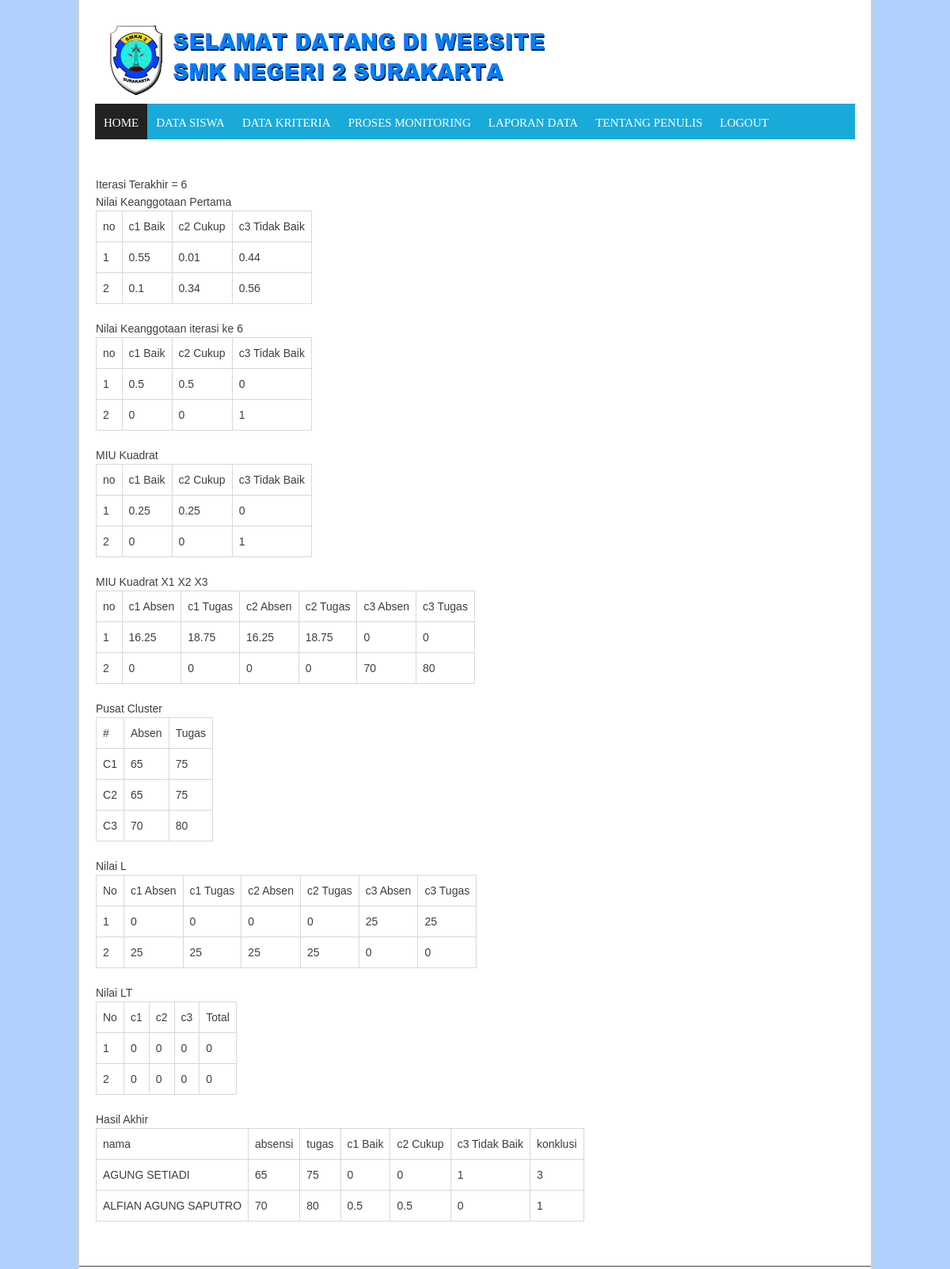
/master/perhitungan.php (signed in), run on the app's committed database.
### tables this page shows
CREATE TABLE IF NOT EXISTS `tbtesting` (
  `idtesting` int(10) NOT NULL AUTO_INCREMENT,
  `nis` varchar(30) DEFAULT NULL,
  `nama` varchar(30) NOT NULL,
  `absensi` float DEFAULT NULL,
  `tugas` float DEFAULT NULL,
  PRIMARY KEY (`idtesting`) USING BTREE
);

### master/perhitungan.php (the view, shortened to what this page needs)
<?php include "admin_header.php"?>
<?php
$mark=array();
$mark1=array();
$random=array();
$count=1;
$data_siswa=array();
$random_uik_awal=array();
$random_uik_iter=array();
$random_uik=array();
$uikv2=array();
$tampung=array();
$tampung2=array();
$matrix=array();
$uikvxij=array();
$newcluster=array();
$cluster=array();
$totalcluster=array();
$ptotal=array();
$bowl=array();
$cluster_tampil=array();
$iterfinale=0;
$query_mysql =  mysqli_query($connect,"SELECT * FROM tbtesting")or die(mysql_error());
  while($data = mysqli_fetch_array($query_mysql)){
  	$data_siswa[$count][1]=$data['idtesting'];
  	$data_siswa[$count][2]=$data['nis'];
  	$data_siswa[$count][3]=$data['nama'];
  	$data_siswa[$count][4]=$data['absensi'];
  	$data_siswa[$count][5]=$data['tugas'];
  	$count=$count+1;
  }
  for ($i=1; $i <=count($data_siswa) ; $i++) {
    $mark[$i]=$data_siswa[$i][4]+$data_siswa[$i][5];
  	$matrix[$i][1] = $data_siswa[$i][4];
  	$matrix[$i][2] = $data_siswa[$i][5];
  }
$top_mark = array_search(max($mark),$mark);
$low_mark = array_search(min($mark),$mark);
$cluster_count=3;
$max_iter=10000;
$min_error=0.00001;
for ($i=1; $i <= count($matrix) ; $i++) {
  $keepChecking = true;
  while($keepChecking){
    $random[1] = rand(1, 60);
    $random[2] = rand(1, 80);
    $random[3] = rand(1, 60);
    $valuestotal = $random[1] + $random[2] + $random[3];
    if ($valuestotal === 100){
        $keepChecking = false;
    }
}
	$random_uik[$i][1] = $random[1]/100;
	$random_uik[$i][2] = $random[2]/100;
	$random_uik[$i][3] = $random[3]/100;
	$random_uik_awal[$i][1] = $random_uik[$i][1];
	$random_uik_awal[$i][2] = $random_uik[$i][2];
	$random_uik_awal[$i][3] = $random_uik[$i][3];
}
for ($iter=1; $iter <=$max_iter ; $iter++) {
for ($i=1; $i <=count($random_uik) ; $i++) {
	for ($j=1; $j <= count($random_uik[$i]) ; $j++) {
    $random_uik_iter[$i][$j]=$random_uik[$i][$j];
		$uikv2[$i][$j]=pow($random_uik[$i][$j],2);
		$tampung[$j][$i]=$uikv2[$i][$j];
	}
}
for ($i=1; $i <=count($uikv2) ; $i++) {
	for ($j=1; $j <= count($uikv2[$i]) ; $j++) {
			$uikvxij[$i][$j][1] = $uikv2[$i][$j]*$matrix[$i][1];
			$uikvxij[$i][$j][2] = $uikv2[$i][$j]*$matrix[$i][2];
			$tampung2[1][$j][$i] = $uikvxij[$i][$j][1];
			$tampung2[2][$j][$i] = $uikvxij[$i][$j][2];
	}
}
for ($i=1; $i <=3 ; $i++) {
	for ($j=1; $j <=2 ; $j++) {
		$newcluster[$i][$j]=(array_sum($tampung2[$j][$i]))/(array_sum($tampung[$i]));
	}
}
for ($x=1; $x <= $cluster_count ; $x++) {
for ($i=1; $i <=count($matrix) ; $i++) {
  	$cluster[$x][$i][1] = pow(($matrix[$i][1]-$newcluster[$x][1]),2);
  	$cluster[$x][$i][2] = pow(($matrix[$i][2]-$newcluster[$x][2]),2);
    $totalcluster[$x][$i]=array_sum($cluster[$x][$i]);
  }
}
for ($i=1; $i <=count($matrix) ; $i++) {
  $a=($totalcluster[1][$i]*$uikv2[$i][1]);
  $b=($totalcluster[2][$i]*$uikv2[$i][2]);
  $c=($totalcluster[3][$i]*$uikv2[$i][3]);
  $ptotal[$iter][$i]=$a+$b+$c;
}
for ($i=1; $i <=count($matrix) ; $i++) {
  for($j=1; $j <=$cluster_count; $j++){
    $bowl[$i][$j]=array_sum($cluster[$j][$i]);
  }
  for($j=1; $j <=$cluster_count; $j++){
    $random_uik[$i][$j]=$totalcluster[$j][$i]/array_sum($bowl[$i]);
  }
}
if($iter>2){
 $error=array_sum($ptotal[$iter])-array_sum($ptotal[$iter-2]);
 $err=array_sum($ptotal[$iter])-array_sum($ptotal[$iter-1]);
 $error=sqrt(pow($error, 2));
  if($error<=$min_error){
    if($err<0){
    $iterfinale=$iter;
    $iter=$max_iter;
    }
  }
}elseif($iter==1){
}
}
for ($i=1; $i <=count($random_uik) ; $i++) {
      if($i==$top_mark){
        for ($j=1; $j <= $cluster_count ; $j++) {
          $mark1[$j]=$random_uik[$i][$j];
        }
        $tampil_c[1] = array_search(max($mark1),$mark1);
      }elseif ($i==$low_mark) {
         for ($j=1; $j <= $cluster_count ; $j++) {
          $mark1[$j]=$random_uik[$i][$j];
        }
        $tampil_c[3] = array_search(max($mark1),$mark1);
      }
    }
    for ($i=1; $i <=3 ; $i++) {
      if($i!=$tampil_c[1]&&$i!=$tampil_c[3]){
        $tampil_c[2]=$i;
      }
    }
    for ($i=1; $i <=count($random_uik) ; $i++) {
      $cluster_tampil[$i][1]=$random_uik[$i][$tampil_c[1]];
      $cluster_tampil[$i][2]=$random_uik[$i][$tampil_c[2]];
      $cluster_tampil[$i][3]=$random_uik[$i][$tampil_c[3]];
    }
  ?>
<div id="main_content" style="padding: 21px;">
  <form class="form-horizontal" enctype="multipart/form-data" action="../ron/perhitungan_disp.php" method="post">
    <div id="page">
    	<div id="content">
        Iterasi Terakhir = <?php echo $iterfinale;?><br>Nilai Keanggotaan Pertama<br>
      <table border="1">
        <tr>
          <td>no</td>
          <td>c1 Baik</td>
          <td>c2 Cukup</td>
          <td>c3 Tidak Baik</td>
        </tr>
          <?php
        for ($i=1; $i <=count($random_uik) ; $i++) {
          echo "<tr>";?>
        <td><?php echo $i;?></td>
        <?php
      for ($j=1; $j <= count($random_uik[$i]) ; $j++) {
        ?>
        <td><?php echo round($random_uik_awal[$i][$j],4);?></td>
        <?php
      }
      echo "</tr>";
    }
    ?>
        </table>
      </div>
      <div id="content">
        Nilai Keanggotaan iterasi ke <?php echo $iterfinale;?><br>
      <table border="1">
        <tr>
          <td>no</td>
          <td>c1 Baik</td>
          <td>c2 Cukup</td>
          <td>c3 Tidak Baik</td>
        </tr>
          <?php
        for ($i=1; $i <=count($random_uik_iter) ; $i++) {
          echo "<tr>";?>
        <td><?php echo $i;?></td>
        <?php
      for ($j=1; $j <= count($random_uik_iter[$i]) ; $j++) {
        ?>
        <td><?php echo round($random_uik_iter[$i][$tampil_c[$j]],4);?></td>
        <?php
      }
      echo "</tr>";
    }
    ?>
        </table>
      </div>
    	<div id="content">
    		MIU Kuadrat<br>
    		<table border="1">
      	<tr>
        	<td>no</td>
        	<td>c1 Baik</td>
        	<td>c2 Cukup</td>
        	<td>c3 Tidak Baik</td>
      	</tr>
      		<?php
      	for ($i=1; $i <=count($uikv2) ; $i++) {
      		echo "<tr>";?>
				<td><?php echo $i;?></td>
				<?php
			for ($j=1; $j <= count($uikv2[$i]) ; $j++) {
				?>
				<td><?php echo round($uikv2[$i][$tampil_c[$j]],4);?></td>
				<?php
			}
			echo "</tr>";
		}
		?>
      	</table>
    	</div>
    	<div id="content">
    		MIU Kuadrat X1 X2 X3<br>
    		<table border="1">
      	<tr>
        	<td>no</td>
        	<td>c1 Absen</td>
        	<td>c1 Tugas</td>
        	<td>c2 Absen</td>
        	<td>c2 Tugas</td>
        	<td>c3 Absen</td>
        	<td>c3 Tugas</td>
      	</tr>
      		<?php
      	for ($i=1; $i <=count($uikvxij) ; $i++) {
      		echo "<tr>";?>
				<td><?php echo $i;?></td>
				<?php
			for ($j=1; $j <= count($uikvxij[$i]) ; $j++) {
				?>
				<td><?php echo round($uikvxij[$i][$tampil_c[$j]][1],4);?></td>
				<td><?php echo round($uikvxij[$i][$tampil_c[$j]][2],4);?></td>
				<?php
			}
			echo "</tr>";
		}
		?>
      	</table>
    	</div>
    	<div id="content">
    		Pusat Cluster<br>
    		<table border="1">
      	<tr>
        	<td>#</td>
        	<td>Absen</td>
        	<td>Tugas</td>
      	</tr>
      		<?php
      	for ($i=1; $i <=count($newcluster) ; $i++) {
      		echo "<tr>";?>
				<td>C<?php echo $i;?></td>
				<?php
			for ($j=1; $j <= count($newcluster[$i]) ; $j++) {
				?>
				<td><?php echo round($newcluster[$tampil_c[$i]][$j],4);?></td>
				<?php
			}
			echo "</tr>";
		}
		?>
      	</table>
    	</div>
    	<div id="content">
    		Nilai L<br>
    		<table border="1">
      	<tr>
        	<td>No</td>
        	<td>c1 Absen</td>
        	<td>c1 Tugas</td>
        	<td>c2 Absen</td>
        	<td>c2 Tugas</td>
        	<td>c3 Absen</td>
        	<td>c3 Tugas</td>
      	</tr>
      		<?php
      	for ($i=1; $i <=count($matrix) ; $i++) {
      		echo "<tr>";?>
				<td><?php echo $i;?></td>
				<?php
			for ($j=1; $j <= $cluster_count ; $j++) {
				?>
				<td><?php echo round($cluster[$tampil_c[$j]][$i][1],4);?></td>
				<td><?php echo round($cluster[$tampil_c[$j]][$i][2],4);?></td>
				<?php
			}
			echo "</tr>";
		}
		?>
      	</table>
    	</div>
    	<div id="content">
    		Nilai LT<br>
    		<table border="1">
      	<tr>
        	<td>No</td>
        	<td>c1</td>
        	<td>c2</td>
        	<td>c3</td>
        	<td>Total</td>
      	</tr>
      		<?php
      	for ($i=1; $i <=count($matrix) ; $i++) {
      		echo "<tr>";?>
				<td><?php echo $i;?></td>
				<?php
			for ($j=1; $j <= $cluster_count ; $j++) {
				?>
				<td><?php echo round($totalcluster[$tampil_c[$j]][$i]*$uikv2[$i][$tampil_c[$j]],4);?></td>
				<?php
			}?>
				<td><?php echo round($ptotal[$iterfinale][$i],4);?></td>
				<?php
			echo "</tr>";
		}
		?>
      	</table>
    	</div>
    <div id="content">
    	Hasil Akhir<br>
     <table border="1">
      <tr>
        <td>nama</td>
        <td>absensi</td>
        <td>tugas</td>
        <td>c1 Baik</td>
        <td>c2 Cukup</td>
        <td>c3 Tidak Baik</td>
        <td>konklusi</td>
      </tr>
      <?php for ($i=1; $i <=count($random_uik) ; $i++) {
        echo "<tr>";
        $konklusi = array_search(max($cluster_tampil[$i]),$cluster_tampil[$i]);?>
        <td><?php echo $data_siswa[$i][3]?></td>
        <td><?php echo $data_siswa[$i][4]?></td>
        <td><?php echo $data_siswa[$i][5]?></td>
        <?php for ($j=1; $j <=$cluster_count ; $j++) { ?>
          <td><?php echo round($cluster_tampil[$i][$j],4);?></td>
        <?php }?>
        <td><?php echo $konklusi;?></td>
        <?php
        echo "<tr>";
      }?>
     </table>
    	</div>
    </div>
</form>
</div>
<?php include "admin_footer.php"?>

### master/SMK Negeri 2 Surakarta_files/style.css (style rules this page uses)
html, body, div { font-size:100%;font-family:inherit;vertical-align:baseline;margin:0;padding:0;border:0;outline:0;font-weight:inherit;font-style:inherit; }
caption, th, td { text-align:left;font-weight:normal; }
table { border-collapse:separate;border-spacing:0; }
* { margin:0;padding:0; }
table, th, td, tr { padding: 8px; border: 1px solid #D8D8D8; border-collapse: collapse; }
body { font-family: Arial, sans-serif; font-size:14px; color: #3e3e3e; background: #eee; }
#main_content { display: inline-block; width: 100%; margin: 25px 0px 0px 0px; padding: 0px 0 10px 0px; }
#content { width: 635px; margin: 0px; display: inline-block; float: left; line-height: 22px; }

### master/admin_header.php (style rules this page uses)
body.custom-background { background-color: #b0d0fc; }

### master/perhitungan.php (style rules this page uses)
#content { margin-bottom: 20px; }

### data on the page
tbtesting: nama "AGUNG SETIADI", absensi "65", tugas "75", j "0", j "1", konklusi "3"
tbtesting: nama "ALFIAN AGUNG SAPUTRO", absensi "70", tugas "80", j "0.5", j "0", konklusi "1"

### other printed values
$iterfinale "6"
$random_uik_awal[$i][$j] "0.55"
$random_uik_awal[$i][$j] "0.01"
$random_uik_awal[$i][$j] "0.44"
$random_uik_awal[$i][$j] "0.1"
$random_uik_awal[$i][$j] "0.34"
$random_uik_awal[$i][$j] "0.56"
$random_uik_iter[$i][$tampil_c[$j]] "0.5"
$random_uik_iter[$i][$tampil_c[$j]] "0"
$random_uik_iter[$i][$tampil_c[$j]] "1"
$uikv2[$i][$tampil_c[$j]] "0.25"
$uikv2[$i][$tampil_c[$j]] "0"
$uikv2[$i][$tampil_c[$j]] "1"
$uikvxij[$i][$tampil_c[$j]][1] "16.25"
$uikvxij[$i][$tampil_c[$j]][2] "18.75"
